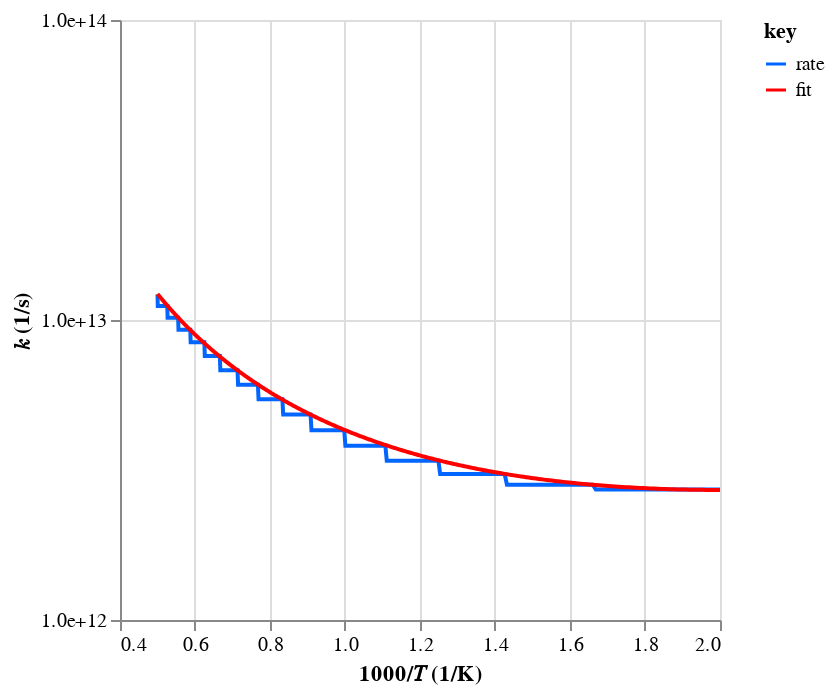

Notebook code for this chart:
### Code cell
import numpy

import autochem as ac

# Rate data:
T_str = """
    500       600       700       800       900     1e+03   1.1e+03   1.2e+03   1.3e+03
    1.4e+03   1.5e+03   1.6e+03   1.7e+03   1.8e+03   1.9e+03     2e+03
"""
k_str = """
    4.52e-12  4.69e-12  5.09e-12  5.64e-12  6.33e-12  7.13e-12  8.04e-12  9.04e-12
    1.01e-11  1.13e-11  1.26e-11   1.4e-11  1.54e-11  1.69e-11  1.85e-11  2.02e-11
"""
T_vals = list(map(float, T_str.split()))
P_vals = [1]
k_vals = numpy.reshape(list(map(float, k_str.split())), (len(T_vals), len(P_vals)))
rate = ac.rate.data.Rate(
    order=2, T=T_vals, P=P_vals, data=k_vals, units={"substance": "molec"}
)

# Rate fit:
rxn_str = """
C5H8(522) + OH(4) = C5H7(504) + H2O(5)          1.162E+05     2.353    -2328
! Fitting errors and ranges:
! 1.00e+00 atm: fit betw. 500 and 2000 K, MeanAbsErr of 0.3%, MaxAbsErr of 0.6%
"""
rxn = ac.rate.from_chemkin_string(rxn_str, units={"energy": "cal"})
rate_fit = rxn.rate

T_range = (min(T_vals), max(T_vals))
ac.util.plot.arrhenius(
    ks=[rate, rate_fit],
    labels=["rate", "fit"],
    order=1,
    T_range=T_range,
)

### Figure 1 — Vega-Lite specification as saved in the notebook (floating-point values rounded to 4 significant figures; data arrays with more than 128 entries replaced by an {"elided": "..."} marker saying what was removed)
{"config": {"view": {"continuousWidth": 300, "continuousHeight": 300}}, "data": {"name": "data-0d2eec37bcdb77f726b355f120e666b2"}, "mark": {"type": "line"}, "encoding": {"color": {"field": "key", "scale": {"domain": ["rate", "fit"], "range": ["#0066ff", "#ff0000"]}, "type": "nominal"}, "x": {"field": "x", "title": "1000/𝑇 (1/K)", "type": "quantitative"}, "y": {"axis": {"format": ".1e", "values": [1000000000000, 10000000000000, 100000000000000]}, "field": "value", "scale": {"type": "log"}, "title": "𝑘 (1/s)", "type": "quantitative"}}, "transform": [{"fold": ["rate", "fit"]}], "$schema": "https://vega.github.io/schema/vega-lite/v5.20.1.json", "datasets": {"data-0d2eec37bcdb77f726b355f120e666b2": {"elided": "500 records"}}}
